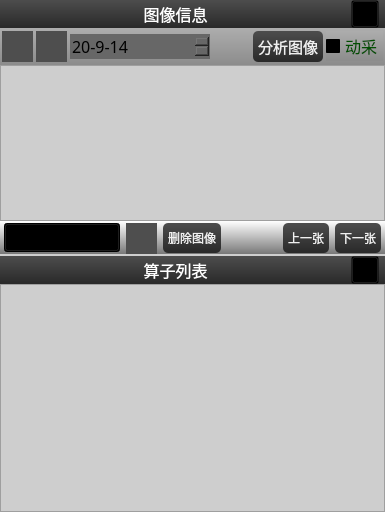
              <widget class="QWidget" name="pageAnalysis">
               <layout class="QVBoxLayout" name="verticalLayout" stretch="0,1,0,1">
                <property name="spacing">
                 <number>0</number>
                </property>
                <property name="leftMargin">
                 <number>0</number>
                </property>
                <property name="topMargin">
                 <number>0</number>
                </property>
                <property name="rightMargin">
                 <number>0</number>
                </property>
                <property name="bottomMargin">
                 <number>0</number>
                </property>
                <item>
                 <widget class="QWidget" name="widget_19" native="true">
                  <property name="sizePolicy">
                   <sizepolicy hsizetype="Preferred" vsizetype="Preferred">
                    <horstretch>28</horstretch>
                    <verstretch>28</verstretch>
                   </sizepolicy>
                  </property>
                  <property name="minimumSize">
                   <size>
                    <width>0</width>
                    <height>28</height>
                   </size>
                  </property>
                  <property name="maximumSize">
                   <size>
                    <width>1000</width>
                    <height>28</height>
                   </size>
                  </property>
                  <property name="styleSheet">
                   <string notr="true">background: qlineargradient(spread:pad, x1:0, y1:0, x2:0, y2:1, stop:0#4D4D4D, stop:1 #292929);</string>
                  </property>
                  <layout class="QHBoxLayout" name="horizontalLayout_16">
                   <property name="spacing">
                    <number>0</number>
                   </property>
                   <property name="leftMargin">
                    <number>0</number>
                   </property>
                   <property name="topMargin">
                    <number>0</number>
                   </property>
                   <property name="rightMargin">
                    <number>6</number>
                   </property>
                   <property name="bottomMargin">
                    <number>0</number>
                   </property>
                   <item>
                    <widget class="QLabel" name="label_6">
                     <property name="minimumSize">
                      <size>
                       <width>0</width>
                       <height>28</height>
                      </size>
                     </property>
                     <property name="maximumSize">
                      <size>
                       <width>16777215</width>
                       <height>28</height>
                      </size>
                     </property>
                     <property name="font">
                      <font>
                       <family>微软雅黑</family>
                       <pointsize>12</pointsize>
                      </font>
                     </property>
                     <property name="styleSheet">
                      <string notr="true">
color: rgb(255, 255, 255);</string>
                     </property>
                     <property name="text">
                      <string>图像信息</string>
                     </property>
                     <property name="alignment">
                      <set>Qt::AlignCenter</set>
                     </property>
                    </widget>
                   </item>
                   <item>
                    <widget class="QToolButton" name="toolButtonAnaImg">
                     <property name="minimumSize">
                      <size>
                       <width>28</width>
                       <height>28</height>
                      </size>
                     </property>
                     <property name="maximumSize">
                      <size>
                       <width>28</width>
                       <height>28</height>
                      </size>
                     </property>
                     <property name="styleSheet">
                      <string notr="true">QToolButton#toolButtonAnaImg
{border-image:url(:/下箭头normal.png);  background:transparent;}
QToolButton#toolButtonAnaImg:hover{border-image:url(:/下箭头hover.png); }
QToolButton#toolButtonAnaImg:pressed{border-image:url(:下箭头press.png); }</string>
                     </property>
                     <property name="text">
                      <string/>
                     </property>
                    </widget>
                   </item>
                  </layout>
                 </widget>
                </item>
                <item>
                 <widget class="QWidget" name="widgetAnaImg" native="true">
                  <property name="styleSheet">
                   <string notr="true">background-color: rgb(206, 206, 206);</string>
                  </property>
                  <layout class="QVBoxLayout" name="verticalLayout_12">
                   <property name="spacing">
                    <number>0</number>
                   </property>
                   <property name="leftMargin">
                    <number>0</number>
                   </property>
                   <property name="topMargin">
                    <number>0</number>
                   </property>
                   <property name="rightMargin">
                    <number>0</number>
                   </property>
                   <property name="bottomMargin">
                    <number>2</number>
                   </property>
                   <item>
                    <widget class="QWidget" name="widget_16" native="true">
                     <property name="minimumSize">
                      <size>
                       <width>0</width>
                       <height>37</height>
                      </size>
                     </property>
                     <property name="maximumSize">
                      <size>
                       <width>16777215</width>
                       <height>37</height>
                      </size>
                     </property>
                     <property name="styleSheet">
                      <string notr="true">background: qlineargradient(spread:pad, x1:0, y1:0, x2:0, y2:1, stop:0#adadad, stop:1 #8c8c8c);</string>
                     </property>
                     <layout class="QHBoxLayout" name="horizontalLayout_13">
                      <property name="spacing">
                       <number>3</number>
                      </property>
                      <property name="leftMargin">
                       <number>2</number>
                      </property>
                      <property name="topMargin">
                       <number>3</number>
                      </property>
                      <property name="rightMargin">
                       <number>2</number>
                      </property>
                      <property name="bottomMargin">
                       <number>3</number>
                      </property>
                      <item>
                       <widget class="QToolButton" name="toolButtonShowNg">
                        <property name="minimumSize">
                         <size>
                          <width>31</width>
                          <height>31</height>
                         </size>
                        </property>
                        <property name="maximumSize">
                         <size>
                          <width>31</width>
                          <height>31</height>
                         </size>
                        </property>
                        <property name="styleSheet">
                         <string notr="true">QToolButton#toolButtonShowNg
{
	border-image: url(:/查看错误图片normal.png);
  background-color:rgb(78,78,78); border-style:none;
}

QToolButton#toolButtonShowNg:hover{border-image: url(:/查看错误图片hover.png); border-style:none;}
QToolButton#toolButtonShowNg:pressed{border-image: url(:/查看错误图片press.png);border-style:none;}</string>
                        </property>
                        <property name="text">
                         <string/>
                        </property>
                       </widget>
                      </item>
                      <item>
                       <widget class="QToolButton" name="toolButtonShowAll">
                        <property name="minimumSize">
                         <size>
                          <width>31</width>
                          <height>31</height>
                         </size>
                        </property>
                        <property name="maximumSize">
                         <size>
                          <width>31</width>
                          <height>31</height>
                         </size>
                        </property>
                        <property name="styleSheet">
                         <string notr="true">
QToolButton#toolButtonShowAll
{
	border-image: url(:/查看所有图片normal.png);
  background-color:rgb(78,78,78); border-style:none;}

QToolButton#toolButtonShowAll:hover{border-image:url(:/查看所有图片hover.png);  background-color:rgb(78,78,78);border-style:none;}
QToolButton#toolButtonShowAll:pressed{border-image:url(:查看所有图片press.png); background-color:rgb(78,78,78);border-style:none;}</string>
                        </property>
                        <property name="text">
                         <string/>
                        </property>
                       </widget>
                      </item>
                      <item>
                       <widget class="QDateEdit" name="dateEditChose">
                        <property name="minimumSize">
                         <size>
                          <width>140</width>
                          <height>0</height>
                         </size>
                        </property>
                        <property name="font">
                         <font>
                          <family>微软雅黑</family>
                          <pointsize>12</pointsize>
                         </font>
                        </property>
                        <property name="cursor">
                         <cursorShape>PointingHandCursor</cursorShape>
                        </property>
                        <property name="styleSheet">
                         <string notr="true">
QDateEdit
{
	border-width:1;border-style:none;
	border-color:rgb(255, 255, 255);
	background-color: rgb(103, 103, 103);
	color::rgb(255,255, 0);

}
QDateEdit::down-button
{   
	
	background-color: rgb(103, 103, 103);
	subcontrol-origin:border;
    subcontrol-position:left;
    image: url(:/左normal.png);
    width: 20px;
    height: 30px; ;
}
QDateEdit::up-button
{
board:none;
	background-color: rgb(103, 103, 103);
	subcontrol-origin:border;
    subcontrol-position:right;
    image: url(:/右normal.png);
    width: 20px;
    height: 30px;       
}

QDateEdit::up-button:pressed
{
board:none;
background-color: rgb(103, 103, 103);
	subcontrol-origin:border;
    subcontrol-position:right;
    image: url(:/右press.png);
    width: 20px;
    height: 30px;      
}
QDateEdit::down-button:pressed
{
board:none;
background-color: rgb(103, 103, 103);
	subcontrol-origin:border;
    subcontrol-position:left;
    image: url(:/左press.png);
    width: 20px;
    height: 30px; 
}
</string>
                        </property>
                        <property name="minimumDate">
                         <date>
                          <year>2020</year>
                          <month>9</month>
                          <day>14</day>
                         </date>
                        </property>
                        <property name="displayFormat">
                         <string>yy-M-d</string>
                        </property>
                       </widget>
                      </item>
                      <item>
                       <spacer name="horizontalSpacer">
                        <property name="orientation">
                         <enum>Qt::Horizontal</enum>
                        </property>
                        <property name="sizeHint" stdset="0">
                         <size>
                          <width>40</width>
                          <height>20</height>
                         </size>
                        </property>
                       </spacer>
                      </item>
                      <item>
                       <widget class="QPushButton" name="pushButtonShowAna">
                        <property name="minimumSize">
                         <size>
                          <width>0</width>
                          <height>30</height>
                         </size>
                        </property>
                        <property name="font">
                         <font>
                          <family>微软雅黑</family>
                          <pointsize>11</pointsize>
                          <weight>50</weight>
                          <italic>false</italic>
                          <bold>false</bold>
                         </font>
                        </property>
                        <property name="styleSheet">
                         <string notr="true">QPushButton{
	border-style: none;
	border: 0px;
	color: #F0F0F0;
	padding: 5px;	
	min-height: 20px;
	border-radius:5px;
	font: 11pt &quot;微软雅黑&quot;;
	background: qlineargradient(spread:pad, x1:0, y1:0, x2:0, y2:1, stop:0 #4D4D4D, stop:1 #292929); 
}

</string>
                        </property>
                        <property name="text">
                         <string>分析图像</string>
                        </property>
                       </widget>
                      </item>
                      <item>
                       <widget class="QCheckBox" name="checkBox">
                        <property name="maximumSize">
                         <size>
                          <width>1000</width>
                          <height>16777215</height>
                         </size>
                        </property>
                        <property name="font">
                         <font>
                          <family>微软雅黑</family>
                          <pointsize>12</pointsize>
                          <weight>9</weight>
                          <italic>false</italic>
                          <bold>false</bold>
                         </font>
                        </property>
                        <property name="styleSheet">
                         <string notr="true">font: 75 12pt &quot;微软雅黑&quot;;
color: rgb(0, 80, 0);
</string>
                        </property>
                        <property name="text">
                         <string>动采</string>
                        </property>
                       </widget>
                      </item>
                     </layout>
                    </widget>
                   </item>
                   <item>
                    <widget class="QTableView" name="tableViewImgLst"/>
                   </item>
                   <item>
                    <widget class="QWidget" name="widget_18" native="true">
                     <property name="minimumSize">
                      <size>
                       <width>0</width>
                       <height>33</height>
                      </size>
                     </property>
                     <property name="maximumSize">
                      <size>
                       <width>16777215</width>
                       <height>33</height>
                      </size>
                     </property>
                     <property name="styleSheet">
                      <string notr="true">background: qlineargradient(spread:pad, x1:0, y1:0, x2:0, y2:1, stop:0#ffffff, stop:1 #787878);</string>
                     </property>
                     <layout class="QHBoxLayout" name="horizontalLayout_18">
                      <property name="leftMargin">
                       <number>4</number>
                      </property>
                      <property name="topMargin">
                       <number>2</number>
                      </property>
                      <property name="rightMargin">
                       <number>4</number>
                      </property>
                      <property name="bottomMargin">
                       <number>2</number>
                      </property>
                      <item>
                       <widget class="QComboBox" name="comboBoxCamera">
                        <property name="minimumSize">
                         <size>
                          <width>116</width>
                          <height>29</height>
                         </size>
                        </property>
                        <property name="maximumSize">
                         <size>
                          <width>116</width>
                          <height>29</height>
                         </size>
                        </property>
                        <property name="styleSheet">
                         <string notr="true">font: 75 12pt &quot;微软雅黑&quot;;
</string>
                        </property>
                        <item>
                         <property name="text">
                          <string>所有图像</string>
                         </property>
                        </item>
                       </widget>
                      </item>
                      <item>
                       <widget class="QToolButton" name="toolButtonUpdate">
                        <property name="minimumSize">
                         <size>
                          <width>31</width>
                          <height>31</height>
                         </size>
                        </property>
                        <property name="maximumSize">
                         <size>
                          <width>31</width>
                          <height>31</height>
                         </size>
                        </property>
                        <property name="styleSheet">
                         <string notr="true">QToolButton#toolButtonUpdate
{
	border-image: url(:/更新normal.png);
  background-color:rgb(78,78,78); border-style:none;}

QToolButton#toolButtonUpdate:hover{border-image:url(:/更新hover.png);  background-color:rgb(78,78,78);border-style:none;}
QToolButton#toolButtonUpdate:pressed{border-image:url(:更新press.png); background-color:rgb(78,78,78);border-style:none;}</string>
                        </property>
                        <property name="text">
                         <string/>
                        </property>
                       </widget>
                      </item>
                      <item>
                       <widget class="QPushButton" name="pushButtonAnaDel">
                        <property name="styleSheet">
                         <string notr="true">QPushButton{
	border-style: none;
	border: 0px;
	color: #F0F0F0;
	padding: 5px;	
	min-height: 20px;
	border-radius:5px;
	font: 11pt &quot;微软雅黑&quot;;
	background: qlineargradient(spread:pad, x1:0, y1:0, x2:0, y2:1, stop:0 #4D4D4D, stop:1 #292929); 
}

QPushButton[focusPolicy=&quot;0&quot;] {
	border-style: none;
	border: 0px;
	color: #F0F0F0;
	padding: 0px;	
	min-height: 10px;
	border-radius:3px;
	background: qlineargradient(spread:pad, x1:0, y1:0, x2:0, y2:1, stop:0 #4D4D4D, stop:1 #292929); 
}

QPushButton:hover{ 
	background: qlineargradient(spread:pad, x1:0, y1:0, x2:0, y2:1, stop:0 #636363, stop:1 #575757);
}

QPushButton:pressed{ 
	background: qlineargradient(spread:pad, x1:0, y1:0, x2:0, y2:1, stop:0 #4D4D4D, stop:1 #292929);
}</string>
                        </property>
                        <property name="text">
                         <string>删除图像</string>
                        </property>
                       </widget>
                      </item>
                      <item>
                       <spacer name="horizontalSpacer_2">
                        <property name="orientation">
                         <enum>Qt::Horizontal</enum>
                        </property>
                        <property name="sizeHint" stdset="0">
                         <size>
                          <width>40</width>
                          <height>20</height>
                         </size>
                        </property>
                       </spacer>
                      </item>
                      <item>
                       <widget class="QPushButton" name="pushButtonImgPre">
                        <property name="styleSheet">
                         <string notr="true">QPushButton{
	border-style: none;
	border: 0px;
	color: #F0F0F0;
	padding: 5px;	
	min-height: 20px;
	border-radius:5px;
	font: 11pt &quot;微软雅黑&quot;;
	background: qlineargradient(spread:pad, x1:0, y1:0, x2:0, y2:1, stop:0 #4D4D4D, stop:1 #292929); 
}

QPushButton[focusPolicy=&quot;0&quot;] {
	border-style: none;
	border: 0px;
	color: #F0F0F0;
	padding: 0px;	
	min-height: 10px;
	border-radius:3px;
	background: qlineargradient(spread:pad, x1:0, y1:0, x2:0, y2:1, stop:0 #4D4D4D, stop:1 #292929); 
}

QPushButton:hover{ 
	background: qlineargradient(spread:pad, x1:0, y1:0, x2:0, y2:1, stop:0 #636363, stop:1 #575757);
}

QPushButton:pressed{ 
	background: qlineargradient(spread:pad, x1:0, y1:0, x2:0, y2:1, stop:0 #4D4D4D, stop:1 #292929);
}</string>
                        </property>
                        <property name="text">
                         <string>上一张</string>
                        </property>
                       </widget>
                      </item>
                      <item>
                       <widget class="QPushButton" name="pushButtonImgNext">
                        <property name="styleSheet">
                         <string notr="true">QPushButton{
	border-style: none;
	border: 0px;
	color: #F0F0F0;
	padding: 5px;	
	min-height: 20px;
	border-radius:5px;
	font: 11pt &quot;微软雅黑&quot;;
	background: qlineargradient(spread:pad, x1:0, y1:0, x2:0, y2:1, stop:0 #4D4D4D, stop:1 #292929); 
}

QPushButton[focusPolicy=&quot;0&quot;] {
	border-style: none;
	border: 0px;
	color: #F0F0F0;
	padding: 0px;	
	min-height: 10px;
	border-radius:3px;
	background: qlineargradient(spread:pad, x1:0, y1:0, x2:0, y2:1, stop:0 #4D4D4D, stop:1 #292929); 
}

QPushButton:hover{ 
	background: qlineargradient(spread:pad, x1:0, y1:0, x2:0, y2:1, stop:0 #636363, stop:1 #575757);
}

QPushButton:pressed{ 
	background: qlineargradient(spread:pad, x1:0, y1:0, x2:0, y2:1, stop:0 #4D4D4D, stop:1 #292929);
}</string>
                        </property>
                        <property name="text">
                         <string>下一张</string>
                        </property>
                       </widget>
                      </item>
                     </layout>
                    </widget>
                   </item>
                  </layout>
                 </widget>
                </item>
                <item>
                 <widget class="QWidget" name="widget_21" native="true">
                  <property name="sizePolicy">
                   <sizepolicy hsizetype="Preferred" vsizetype="Preferred">
                    <horstretch>28</horstretch>
                    <verstretch>28</verstretch>
                   </sizepolicy>
                  </property>
                  <property name="minimumSize">
                   <size>
                    <width>0</width>
                    <height>28</height>
                   </size>
                  </property>
                  <property name="maximumSize">
                   <size>
                    <width>1000</width>
                    <height>28</height>
                   </size>
                  </property>
                  <property name="styleSheet">
                   <string notr="true">background: qlineargradient(spread:pad, x1:0, y1:0, x2:0, y2:1, stop:0#4D4D4D, stop:1 #292929);</string>
                  </property>
                  <layout class="QHBoxLayout" name="horizontalLayout_17">
                   <property name="spacing">
                    <number>0</number>
                   </property>
                   <property name="leftMargin">
                    <number>0</number>
                   </property>
                   <property name="topMargin">
                    <number>0</number>
                   </property>
                   <property name="rightMargin">
                    <number>6</number>
                   </property>
                   <property name="bottomMargin">
                    <number>0</number>
                   </property>
                   <item>
                    <widget class="QLabel" name="label_7">
                     <property name="minimumSize">
                      <size>
                       <width>0</width>
                       <height>28</height>
                      </size>
                     </property>
                     <property name="maximumSize">
                      <size>
                       <width>16777215</width>
                       <height>28</height>
                      </size>
                     </property>
                     <property name="font">
                      <font>
                       <family>微软雅黑</family>
                       <pointsize>12</pointsize>
                      </font>
                     </property>
                     <property name="styleSheet">
                      <string notr="true">
color: rgb(255, 255, 255);</string>
                     </property>
                     <property name="text">
                      <string>算子列表</string>
                     </property>
                     <property name="alignment">
                      <set>Qt::AlignCenter</set>
                     </property>
                    </widget>
                   </item>
                   <item>
                    <widget class="QToolButton" name="toolButtonCoAnaLstInfo">
                     <property name="minimumSize">
                      <size>
                       <width>28</width>
                       <height>28</height>
                      </size>
                     </property>
                     <property name="maximumSize">
                      <size>
                       <width>28</width>
                       <height>28</height>
                      </size>
                     </property>
                     <property name="styleSheet">
                      <string notr="true">QToolButton#toolButtonCoAnaLstInfo
{border-image:url(:/下箭头normal.png);  background:transparent;}
QToolButton#toolButtonCoAnaLstInfo:hover{border-image:url(:/下箭头hover.png); }
QToolButton#toolButtonCoAnaLstInfo:pressed{border-image:url(:下箭头press.png); }</string>
                     </property>
                     <property name="text">
                      <string/>
                     </property>
                    </widget>
                   </item>
                  </layout>
                 </widget>
                </item>
                <item>
                 <widget class="QWidget" name="widgetAna" native="true">
                  <property name="styleSheet">
                   <string notr="true">background-color: rgb(206, 206, 206);</string>
                  </property>
                  <layout class="QVBoxLayout" name="verticalLayout_11">
                   <property name="spacing">
                    <number>0</number>
                   </property>
                   <property name="leftMargin">
                    <number>0</number>
                   </property>
                   <property name="topMargin">
                    <number>0</number>
                   </property>
                   <property name="rightMargin">
                    <number>0</number>
                   </property>
                   <property name="bottomMargin">
                    <number>0</number>
                   </property>
                   <item>
                    <widget class="QTableView" name="tableViewCheckOperatorAna">
                     <property name="minimumSize">
                      <size>
                       <width>0</width>
                       <height>0</height>
                      </size>
                     </property>
                     <property name="maximumSize">
                      <size>
                       <width>10000</width>
                       <height>16777215</height>
                      </size>
                     </property>
                     <property name="font">
                      <font>
                       <family>微软雅黑</family>
                       <pointsize>10</pointsize>
                      </font>
                     </property>
                    </widget>
                   </item>
                  </layout>
                 </widget>
                </item>
               </layout>
              </widget>
